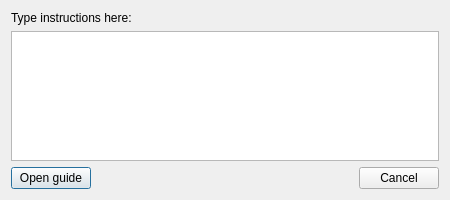
<?xml version="1.0" encoding="UTF-8"?>
<ui version="4.0">
 <class>DialogAdvanced</class>
 <widget class="QDialog" name="DialogAdvanced">
  <property name="geometry">
   <rect>
    <x>0</x>
    <y>0</y>
    <width>450</width>
    <height>200</height>
   </rect>
  </property>
  <property name="minimumSize">
   <size>
    <width>450</width>
    <height>200</height>
   </size>
  </property>
  <property name="windowTitle">
   <string>Advanced settings</string>
  </property>
  <property name="locale">
   <locale language="English" country="UnitedStates"/>
  </property>
  <layout class="QHBoxLayout" name="horizontalLayout_2">
   <item>
    <layout class="QVBoxLayout" name="verticalLayout">
     <item>
      <widget class="QLabel" name="labTerminal">
       <property name="text">
        <string>Type instructions here:</string>
       </property>
      </widget>
     </item>
     <item>
      <widget class="QPlainTextEdit" name="eptTerminal"/>
     </item>
     <item>
      <layout class="QHBoxLayout" name="horizontalLayout">
       <item>
        <widget class="QPushButton" name="btnGuide">
         <property name="text">
          <string>Open guide</string>
         </property>
        </widget>
       </item>
       <item>
        <spacer name="horizontalSpacer">
         <property name="orientation">
          <enum>Qt::Horizontal</enum>
         </property>
         <property name="sizeHint" stdset="0">
          <size>
           <width>40</width>
           <height>20</height>
          </size>
         </property>
        </spacer>
       </item>
       <item>
        <widget class="QPushButton" name="bntCancel">
         <property name="text">
          <string>Cancel</string>
         </property>
        </widget>
       </item>
      </layout>
     </item>
    </layout>
   </item>
  </layout>
 </widget>
 <resources/>
 <connections>
  <connection>
   <sender>bntCancel</sender>
   <signal>clicked()</signal>
   <receiver>DialogAdvanced</receiver>
   <slot>close()</slot>
   <hints>
    <hint type="sourcelabel">
     <x>438</x>
     <y>188</y>
    </hint>
    <hint type="destinationlabel">
     <x>321</x>
     <y>331</y>
    </hint>
   </hints>
  </connection>
 </connections>
</ui>
